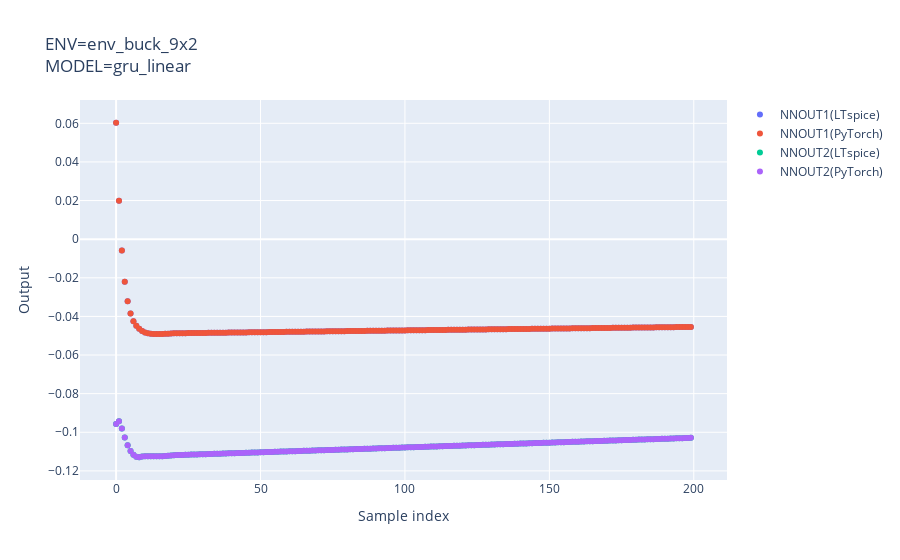

Notebook source saved alongside this figure:
### Code cell
ENV_NAME = "env_buck_9x2"
MODEL_NAME = "gru_linear"
PY_FILENAME = ENV_NAME + '_' + MODEL_NAME     # output python file name
SP_FILENAME = ENV_NAME + '_' + MODEL_NAME     # output ltspice subcircuit name
actor = step1()
actions, actions_py = step2(actor)
step3(actions, actions_py)

### Figure 1 — Plotly figure (JSON) as saved in the notebook; plotly's stock layout.template omitted (floating-point values rounded to 4 significant figures; data arrays with more than 128 entries replaced by an {"elided": "..."} marker saying what was removed)
{"data": [{"mode": "markers", "name": "NNOUT1(LTspice)", "type": "scatter", "x": {"elided": "200 int values"}, "y": {"elided": "200 float values"}}, {"mode": "markers", "name": "NNOUT1(PyTorch)", "type": "scatter", "x": {"elided": "200 int values"}, "y": {"elided": "200 float values"}}, {"mode": "markers", "name": "NNOUT2(LTspice)", "type": "scatter", "x": {"elided": "200 int values"}, "y": {"elided": "200 float values"}}, {"mode": "markers", "name": "NNOUT2(PyTorch)", "type": "scatter", "x": {"elided": "200 int values"}, "y": {"elided": "200 float values"}}], "layout": {"title": {"text": "ENV=env_buck_9x2<br>MODEL=gru_linear"}, "xaxis": {"title": {"text": "Sample index"}}, "yaxis": {"title": {"text": "Output"}}}}
